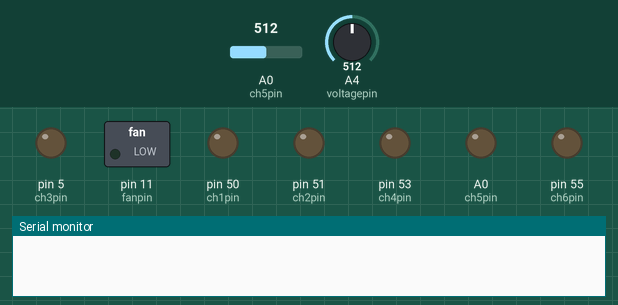
Simulated run of this sketch. Board: Arduino Mega 2560, built with avr-gcc and run on an emulated ATmega2560. On the bench: switched loads named in the sketch (green lamp = pin HIGH), output pins drawn as LEDs (lit = HIGH), the last lines printed to the serial monitor. The inputs (shaded band) are chosen by the test bench; at power-on: A4 (voltagepin) = 512, A0 (ch5pin) = 512.

Above: at 0.1 s.
At 2.2 s:
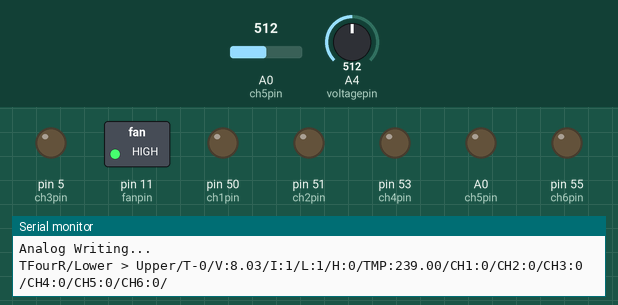
2.3 s: A4 (voltagepin) set to 626
5.3 s: A4 (voltagepin) set to 652
8.3 s: A0 (ch5pin) set to 286
11.3 s: A0 (ch5pin) set to 259
Timing chart, 0 to 14.3 s (numbered marks = the images above; inputs shaded):
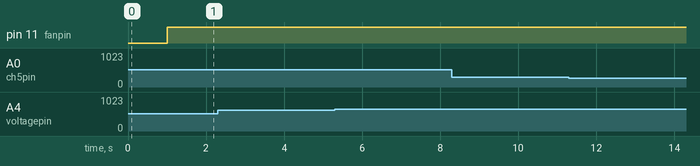

The sketch:

lower_final.ino
```cpp
// Testing serial1 writing between Teensy boards
  //Slave

//Debug
int debug = 1; //set to 1 for advanced debug via usb

//Fan options
int fanconnected = 0; //set to 1 for fan present, 0 for fan not connectioned

//serial vars
int voltage = 0;
float voltagefloat = 0.00;
int lightsstate = 1;
int ignitionstate = 1;
int highbeamsstate = 0;
int ch1state = 0;
int ch2state = 0;
int ch3state = 0;
int ch4state = 0;
int ch5state = 0;
int ch6state = 0;
int systemtime;
String unitname = "Lower";
String mastername = "Upper";
//end vars needed for serial

//output vars
int ch1pin = 50; //most likely would be 6
int ch2pin = 51; //testing pins not used
int ch3pin = 5;
int ch4pin = 53;
int ch5pin = 54;
int ch6pin = 55;

//fan pin
int fanpin = 11; //not used in testing
int fanstate = 0;
float fanstarttemp = 100;

//input sensing vars
int ignitionpin = 15;
int lightspin = 16;
int highbeamspin = 17;
int voltagepin = A4;
int tempsensepin = A0;
float tempF = 0;
int tempsenseraw = 0;

void setup() {
  // put your setup code here, to run once:
//Main output pins
pinMode(ch1pin, OUTPUT);
pinMode(ch2pin, OUTPUT);
pinMode(ch3pin, OUTPUT);
pinMode(ch4pin, OUTPUT);
pinMode(ch5pin, OUTPUT);
pinMode(ch6pin, OUTPUT);

//main input pins
pinMode(ignitionpin, INPUT);
pinMode(lightspin, INPUT);
pinMode(highbeamspin, INPUT);
pinMode(voltagepin, INPUT);
pinMode(tempsensepin, INPUT);

//fan pin
pinMode(fanpin, OUTPUT);

Serial.begin(9600);
Serial1.begin(9600);
delay(1000);
Serial.println("Serial setup complete...");
}

//////////////////main loop
void loop() {
//systemtime ++;
//read the actual sensors in here
//lightsstate = digitalRead(lightspin);
//ignitionstate = digitalRead(ignitionpin);
//highbeamsstate = digitalRead(highbeamspin);
//voltage = analogRead(voltagepin) * 1.75; //voltage multiplier here
if(debug == 1){
Serial.println("Analog Reading...");
}

voltageread();

//write out the desired outputs
analogWrite(ch1pin, ch1state); //and write it
analogWrite(ch2pin, ch2state);
analogWrite(ch3pin, ch3state);
analogWrite(ch3pin, ch3state);
analogWrite(ch4pin, ch4state);
analogWrite(ch5pin, ch5state);
analogWrite(ch6pin, ch6state);
if(debug == 1) {
Serial.println("Analog Writing...");
}

//read the temp only if there's some output going on. Saves on cycles
if(ch1state != 0 || ch2state != 0 || ch3state != 0 || ch4state != 0 || ch5state != 0 || ch6state != 0 || debug == 1){
tempread();
if(debug == 1) {
  //  Serial.println("Fan logic activated");
  }
  // fan logic
  if(fanconnected == 1) {
   if(tempF >= fanstarttemp) {
    fanstate = 255;
    if(debug == 1) {
      Serial.println("Fan On");
      }
   }else{
    fanstate = 0;
    }
   }
  }else{
  fanstate = 0;
  }
  digitalWrite(fanpin, !fanstate); //invert the logic here due to being a sinking current system

//If there is data in the serial buffer, read it
if(Serial1.available() > 0){
  serialread(); //read serial from master
  }

if(debug == 1) {
  serialdiagnostic();
  }

serialsend();
}
////////////END main loop

void serialread() { //serial read function. Use this area to adjust what gets listened to
  delay (50);
  String discard = Serial1.readStringUntil('-');
  String tempsystemtime = Serial1.readStringUntil('/');
  String tempvoltage = Serial1.readStringUntil('/');
  String tempignition = Serial1.readStringUntil('/');
  String templights = Serial1.readStringUntil('/');
  String temphighbeams = Serial1.readStringUntil('/');
  String tempch1 = Serial1.readStringUntil('/');
  String tempch2 = Serial1.readStringUntil('/');
  String tempch3 = Serial1.readStringUntil('/');
  String tempch4 = Serial1.readStringUntil('/');
  String tempch5 = Serial1.readStringUntil('/');
  String tempch6 = Serial1.readStringUntil('/');
  //int tempvoltage2 = tempvoltage.toInt(); //We're sending this not receving it
  systemtime = tempsystemtime.toInt();
  //ignitionstate = tempignition.toInt();  //were sending these
  //lightsstate = templights.toInt();       //sending these
  //highbeamsstate = temphighbeams.toInt();  //sending these
  ch1state = tempch1.toInt();
  ch2state = tempch2.toInt();
  ch3state = tempch3.toInt();
  ch4state = tempch4.toInt();
  ch5state = tempch5.toInt();
  ch6state = tempch6.toInt();
}
void serialdiagnostic() { //diagnostic readout for USB serial port
    Serial.println((String)"TFourR/" + unitname +" > " + mastername + "/T-" + systemtime + "/V:" + voltagefloat + "/I:" + ignitionstate + "/L:" + lightsstate + "/H:" + highbeamsstate + "/TMP:" + tempF + "/CH1:" + ch1state + "/CH2:" + ch2state + "/CH3:" + ch3state + "/CH4:" + ch4state + "/CH5:" + ch5state + "/CH6:" + ch6state + "/");
  }

void serialsend()  { //send the outgoing serial data
  Serial1.println((String)"TFourR/" + unitname +" > " + mastername + "/T-" + systemtime + "/" + voltage + "/" + ignitionstate + "/" + lightsstate + "/" + highbeamsstate + "/" + ch1state + "/" + ch2state + "/" + ch3state + "/" + ch4state + "/" + ch5state + "/" + ch6state + "/");
}

void tempread() { //read and do math on the temperature sensor
  tempsenseraw = analogRead(tempsensepin);
  float tempsensevoltage = tempsenseraw * 3.3;
  tempsensevoltage /= 1024.0; //turning this off makes the fan temp go bananas
  float tempC = (tempsensevoltage - 0.5) * 100;
  tempF = (tempC * 9.0 / 5.0) + 32.0;
  //Serial.println((String)"Temp read:" + tempF);
}

void voltageread() { //read the voltage coming into the sense port
  int voltagesenseraw = analogRead(voltagepin);
  voltage = voltagesenseraw / 63;
  voltagefloat = voltagesenseraw / 63.80;
}
```
